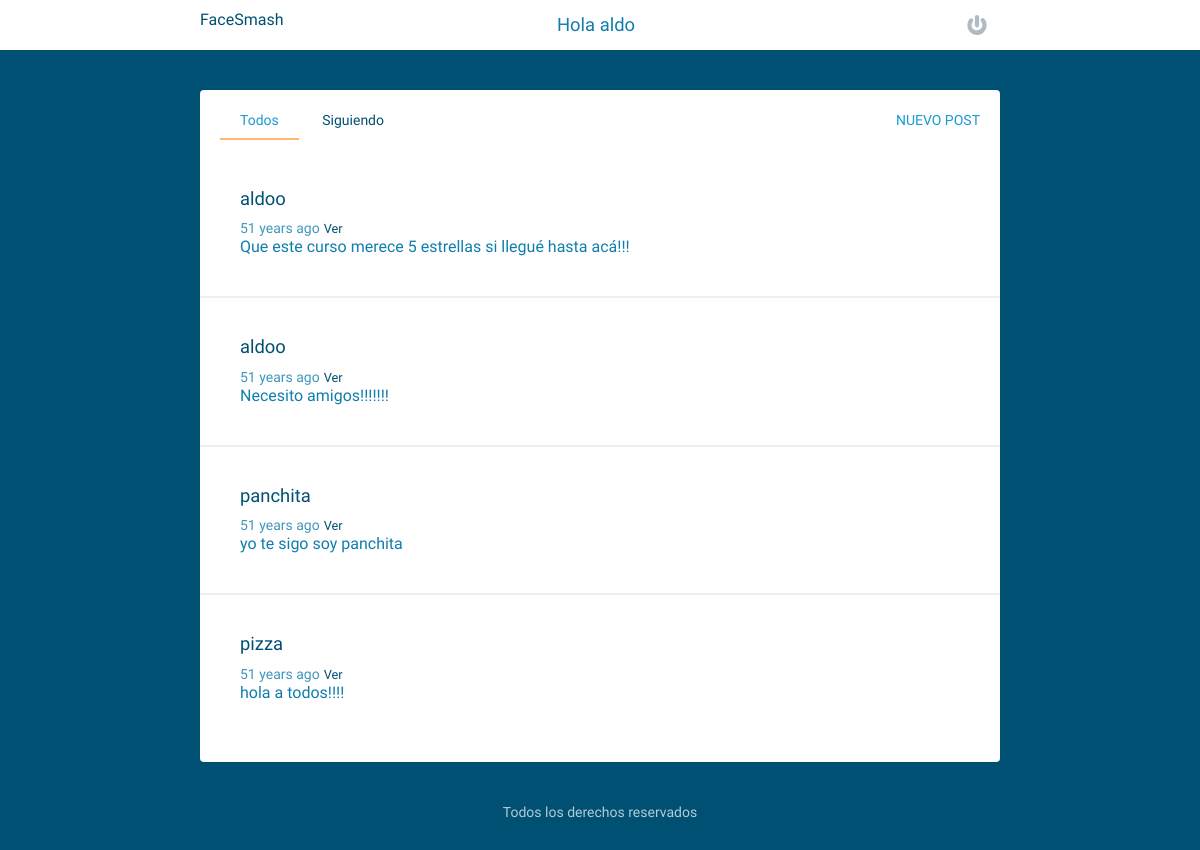
Screenshot of / (signed in) with the database file from the repository.
### models.py (models this page shows, shortened)
class User(UserMixin, Model):
    username = CharField(unique=True)
    email = CharField(unique=True)
    password = CharField(max_length=120)
    joined_at =  DateTimeField(default=datetime.datetime.now)
    class Meta:
        database = DATABASE
        order_by = ('-joined_at',)

class Post(Model):
    user = ForeignKeyField(
        User,
        related_name='posts',
    )
    timestamp = DateTimeField(default=datetime.datetime.now)
    content = TextField()
    class Meta:
        database = DATABASE
        order_by = ('-joined_at',)

### app.py (the view)
@app.route('/')
def index():
    stream = models.Post.select().limit(100)
    return  render_template('stream.html', stream=stream)

### app.py (called while the page is built)
@login_manager.user_loader
def load_user(userid):
    try:
        return models.User.get(models.User.id == userid)
    except models.DoesNotExist:
        return None

@app.before_request
def before_request():
    g.db = models.DATABASE
    if g.db.is_closed():
        g.db.connect()
        g.user = current_user

@app.after_request
def after_request(response):
    g.db.close()
    return response

### templates/stream.html (shortened to what this page needs)
{% extends "layout.html" %}
{% block content %}
{% for post in stream %}
  <article>
    <h2>
      <a href="{{ url_for('stream', username=post.user.username) }}">
        {{post.user.username}}
      </a>
    </h2>
    <time data-time="{{post.timestamp}}" class="distime"
    datetime = "{{ post.timestamp.strftime('%Y-%m-%d %H:%M:%S') }}">
    {{ post.timestamp.strftime('%Y-%m-%d %H:%M:%S') }}</time>
    <a href="{{ url_for('view_post', post_id=post.id) }}" class="view">Ver</a>
    <div class="post">
      {{ post.content }}
    </div>
  </article>
{% endfor %}
{% endblock %}

### templates/layout.html (shortened to what this page needs)
<!DOCTYPE html>
<html class="no-js">
    <head>
        <link rel="stylesheet" href="/static/css/normalize.min.css">
        <link rel="stylesheet" href="/static/css/main.css">
    </head>
    <body>
        <header>
          <div class="row">
            <div class="grid-33">
              <a href="{{ url_for('index') }}" class="logo">FaceSmash</a>
            </div>
            <div class="grid-33">
                <h1>Hola {{ current_user.username }}</h1>
            </div>
            <div class="grid-33">
                {% if current_user.is_authenticated %}
                <a href="{{ url_for('logout') }}" class='icon-power' title='Log out'></a>
                {% else %}
                <a href="{{ url_for('login') }}" class='icon-power' title='Log in'></a>
                <a href="{{ url_for('register') }}" class='icon-profile' title='Register'></a>
                {% endif %}
            </div>
          </div>
        </header>
        <div class="row">
          <div class="main">
            <nav>
               <a href="{{ url_for('index') }}">Todos</a>
                {% if current_user.is_authenticated %}
                  <a href="{{ url_for('stream', username=current_user.username) }}">Siguiendo</a>
                  <a href="{{ url_for('post') }}" class="new">Nuevo Post</a>
                {% endif %}
            </nav>
            {% block content %}{% endblock %}
          </div>
        </div>
        <footer>
          <div class="row">
            <p>Todos los derechos reservados</a></p>
          </div>
        </footer>
    </body>
</html>

### static/css/main.css (style rules this page uses)
body, input, button, textarea { font-family: 'Varela Round', Helvetica Neue, Helvetica, Arial, serif; }
body { font-size: 1em; color: #107dac; font-weight: 400; background: #005073; position: relative; }
a { text-decoration: none; color: #005073; }
h1, h2, h3, h4 { font-size: 1.15em; font-weight: normal; margin: 0; line-height: 1em; }
h1 { text-align: center; line-height: 30px; }
h2 { margin: 0 0 10px; }
p { margin: 0; line-height: 1.5em; }
header { width: 100%; background: #fff; padding: 10px 0; }
.logo { vertical-align: middle; display: block; float: left; }
.icon-power { width: 30px; height: 30px; background: url('../img/icon-power.svg') center no-repeat; background-size: 20px 20px; display: block; float: right; }
.main { max-width: 800px; margin: 40px auto 0; background: #fff; border-radius: 4px; transition: .35s linear; padding-bottom: 20px; }
nav { padding: 0 0 0 20px; position: relative; line-height: 60px; font-size: .875em; }
nav a { padding: 0 20px 10px; }
nav a.new { float: right; text-transform: uppercase; color: #189ad3; }
nav a.current { color: #189ad3; border-bottom: 2px solid #FFB770; }
article { border-bottom: 2px solid #ECEEEF; margin: 0; padding: 40px; }
article:last-child { border-bottom: 0; }
time { font-size: .875em; opacity: .8; }
.view { font-size: 0.8em; text-transform: upper; }
footer { color: #fff; text-align: center; font-size: .875em; margin: 40px 0; }
footer p { opacity: .7; }
.row { max-width: 800px; padding: 0 40px; margin: 0 auto; transition: .35s linear; }
.row:before, .row:after { content: ''; display: table; }
.row:after { clear: both; }
.grid-33 { display: inline-block; float: left; width: 33%; }

### rows the page displays
User: username "aldo"
Post: user.username "aldoo", content "Que este curso merece 5 estrellas si llegué hasta acá!!!"
Post: user.username "aldoo", content "Necesito amigos!!!!!!!"
Post: user.username "panchita", content "yo te sigo soy panchita"
Post: user.username "pizza", content "hola a todos!!!!"
